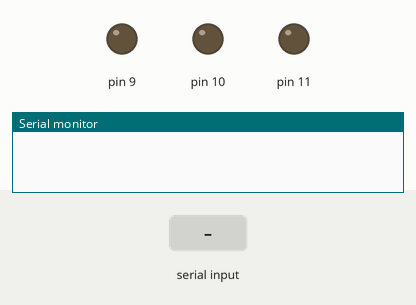
Bench run of a sketch on a simulated Arduino Uno, built with avr-gcc and run on an emulated ATmega328P. Parts: output pins drawn as LEDs (lit = HIGH), the last lines printed to the serial monitor. The test bench sets the inputs (shaded band).

Above: at 1.2 s.
1.3 s: "red" received over Serial
At 3.5 s:
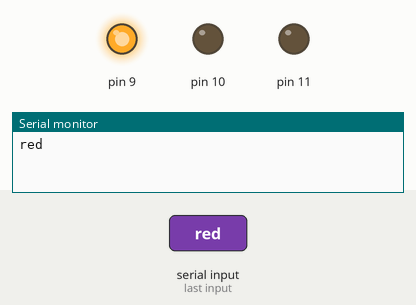
3.8 s: "green" received over Serial
At 5.5 s:
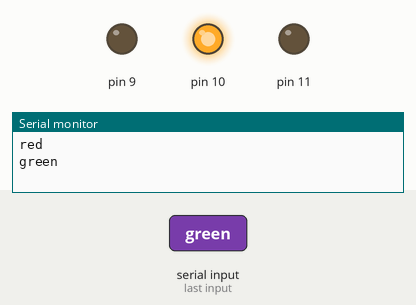
6.3 s: "blue" received over Serial
At 8.5 s:
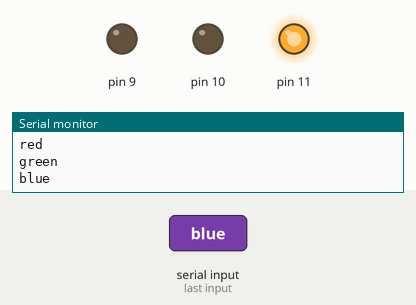
8.8 s: "yellow" received over Serial
At 10.6 s:
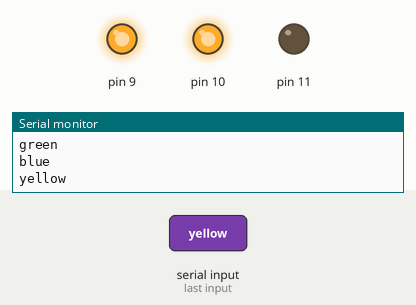
11.3 s: "cyan blue" received over Serial
At 12.6 s:
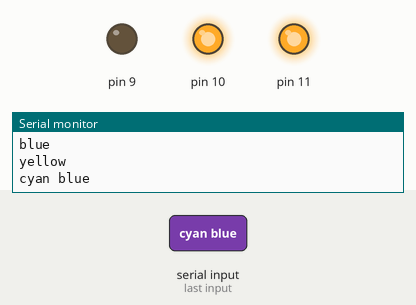
13.8 s: "magenta" received over Serial
At 15.6 s:
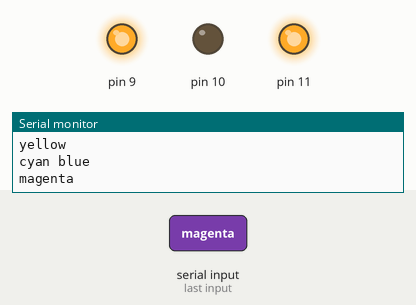
Timing chart, 0 to 17.1 s (numbered marks = the images above; inputs shaded):
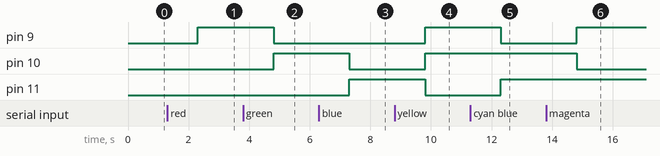

The sketch:

20-01-04_Serial_input.ino
```cpp
void setup() {
  for(int i = 9;i <= 11;i++)
  {
    pinMode(i, OUTPUT);
  }
  Serial.begin(9600);
}

void loop() {
  if(Serial.available() > 0)
  {
    String a = Serial.readString();
    Serial.println(a);

    if(a == "red")
    {
      digitalWrite(9, HIGH);
      digitalWrite(10, LOW);
      digitalWrite(11, LOW);
    }
    else if(a == "green")
    {
      digitalWrite(9, LOW);
      digitalWrite(10, HIGH);
      digitalWrite(11, LOW);
    }
    else if(a == "blue")
    {
      digitalWrite(9, LOW);
      digitalWrite(10, LOW);
      digitalWrite(11, HIGH);
    }
    else if(a == "yellow")
    {
      digitalWrite(9, HIGH);
      digitalWrite(10, HIGH);
      digitalWrite(11, LOW);
    }
    else if(a == "cyan blue")
    {
      digitalWrite(9, LOW);
      digitalWrite(10, HIGH);
      digitalWrite(11, HIGH);
    }
    else if(a == "magenta")
    {
      digitalWrite(9, HIGH);
      digitalWrite(10, LOW);
      digitalWrite(11, HIGH);
    }
    else if(a == "white")
    {
      digitalWrite(9, HIGH);
      digitalWrite(10, HIGH);
      digitalWrite(11, HIGH);
    }
    else if(a == "off")
    {
      digitalWrite(9, LOW);
      digitalWrite(10, LOW);
      digitalWrite(11, LOW);
    }
  }
}
```

Measured:
- after the input at 1.3 s, pin 9: LOW → HIGH after 1.0 s
- after the input at 3.8 s, pin 9: HIGH → LOW after 1.0 s; pin 10: LOW → HIGH after 1.0 s
- after the input at 6.3 s, pin 10: HIGH → LOW after 1.0 s; pin 11: LOW → HIGH after 1.0 s
- after the input at 8.8 s, pin 9, pin 10: LOW → HIGH after 1.0 s; pin 11: HIGH → LOW after 1.0 s
- after the input at 11.3 s, pin 9: HIGH → LOW after 1.0 s; pin 11: LOW → HIGH after 1.0 s
- after the input at 13.8 s, pin 9: LOW → HIGH after 1.0 s; pin 10: HIGH → LOW after 1.0 s
